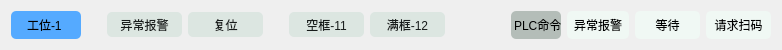
  <widget class="QWidget" name="layoutWidget">
   <property name="geometry">
    <rect>
     <x>20</x>
     <y>109</y>
     <width>781</width>
     <height>30</height>
    </rect>
   </property>
   <layout class="QGridLayout" name="gridLayout">
    <item row="0" column="0">
     <widget class="QLabel" name="lb_WorkStation_1">
      <property name="minimumSize">
       <size>
        <width>70</width>
        <height>28</height>
       </size>
      </property>
      <property name="styleSheet">
       <string notr="true">border-radius: 5px;
background-color: rgb(85, 170, 255);</string>
      </property>
      <property name="text">
       <string>工位-1 </string>
      </property>
      <property name="alignment">
       <set>Qt::AlignCenter</set>
      </property>
     </widget>
    </item>
    <item row="0" column="1">
     <spacer name="horizontalSpacer_5">
      <property name="orientation">
       <enum>Qt::Horizontal</enum>
      </property>
      <property name="sizeType">
       <enum>QSizePolicy::Fixed</enum>
      </property>
      <property name="sizeHint" stdset="0">
       <size>
        <width>20</width>
        <height>20</height>
       </size>
      </property>
     </spacer>
    </item>
    <item row="0" column="2">
     <widget class="QPushButton" name="pb_Error_1">
      <property name="minimumSize">
       <size>
        <width>75</width>
        <height>25</height>
       </size>
      </property>
      <property name="styleSheet">
       <string notr="true">background: rgb(220, 230, 225);
border-color: rgb(0, 0, 0);
border-radius: 5px;
color:rgb(24, 28, 27);</string>
      </property>
      <property name="text">
       <string>异常报警</string>
      </property>
     </widget>
    </item>
    <item row="0" column="3">
     <widget class="QPushButton" name="pb_Reset_1">
      <property name="minimumSize">
       <size>
        <width>75</width>
        <height>25</height>
       </size>
      </property>
      <property name="styleSheet">
       <string notr="true">background: rgb(220, 230, 225);
border-color: rgb(0, 0, 0);
border-radius: 5px;
color:rgb(24, 28, 27);</string>
      </property>
      <property name="text">
       <string>复位</string>
      </property>
     </widget>
    </item>
    <item row="0" column="4">
     <spacer name="horizontalSpacer_2">
      <property name="orientation">
       <enum>Qt::Horizontal</enum>
      </property>
      <property name="sizeType">
       <enum>QSizePolicy::Fixed</enum>
      </property>
      <property name="sizeHint" stdset="0">
       <size>
        <width>20</width>
        <height>20</height>
       </size>
      </property>
     </spacer>
    </item>
    <item row="0" column="5">
     <widget class="QPushButton" name="pb_CmdA_1">
      <property name="minimumSize">
       <size>
        <width>75</width>
        <height>25</height>
       </size>
      </property>
      <property name="styleSheet">
       <string notr="true">background: rgb(220, 230, 225);
border-color: rgb(0, 0, 0);
border-radius: 5px;
color:rgb(24, 28, 27);</string>
      </property>
      <property name="text">
       <string>空框-11</string>
      </property>
     </widget>
    </item>
    <item row="0" column="6">
     <widget class="QPushButton" name="pb_CmdB_1">
      <property name="minimumSize">
       <size>
        <width>75</width>
        <height>25</height>
       </size>
      </property>
      <property name="styleSheet">
       <string notr="true">background: rgb(220, 230, 225);
border-color: rgb(0, 0, 0);
border-radius: 5px;
color:rgb(24, 28, 27);</string>
      </property>
      <property name="text">
       <string>满框-12</string>
      </property>
     </widget>
    </item>
    <item row="0" column="7">
     <spacer name="horizontalSpacer_3">
      <property name="orientation">
       <enum>Qt::Horizontal</enum>
      </property>
      <property name="sizeType">
       <enum>QSizePolicy::Fixed</enum>
      </property>
      <property name="sizeHint" stdset="0">
       <size>
        <width>60</width>
        <height>20</height>
       </size>
      </property>
     </spacer>
    </item>
    <item row="0" column="8">
     <widget class="QLabel" name="label_4">
      <property name="minimumSize">
       <size>
        <width>50</width>
        <height>25</height>
       </size>
      </property>
      <property name="styleSheet">
       <string notr="true">border-radius: 5px;
background-color: rgb(180, 189, 184);</string>
      </property>
      <property name="text">
       <string> PLC命令</string>
      </property>
      <property name="alignment">
       <set>Qt::AlignCenter</set>
      </property>
     </widget>
    </item>
    <item row="0" column="9">
     <widget class="QLabel" name="lb_Error_1">
      <property name="minimumSize">
       <size>
        <width>62</width>
        <height>25</height>
       </size>
      </property>
      <property name="styleSheet">
       <string notr="true">border-radius: 5px;
background-color: rgb(240, 248, 244);</string>
      </property>
      <property name="text">
       <string>异常报警</string>
      </property>
      <property name="alignment">
       <set>Qt::AlignCenter</set>
      </property>
     </widget>
    </item>
    <item row="0" column="10">
     <widget class="QLabel" name="lb_Wait_1">
      <property name="minimumSize">
       <size>
        <width>65</width>
        <height>25</height>
       </size>
      </property>
      <property name="styleSheet">
       <string notr="true">border-radius: 5px;
background-color: rgb(240, 248, 244);</string>
      </property>
      <property name="text">
       <string>等待</string>
      </property>
      <property name="alignment">
       <set>Qt::AlignCenter</set>
      </property>
     </widget>
    </item>
    <item row="0" column="11">
     <widget class="QLabel" name="lb_RequestCode_1">
      <property name="minimumSize">
       <size>
        <width>65</width>
        <height>25</height>
       </size>
      </property>
      <property name="styleSheet">
       <string notr="true">border-radius: 5px;
background-color: rgb(240, 248, 244);</string>
      </property>
      <property name="text">
       <string>请求扫码</string>
      </property>
      <property name="alignment">
       <set>Qt::AlignCenter</set>
      </property>
     </widget>
    </item>
   </layout>
  </widget>
